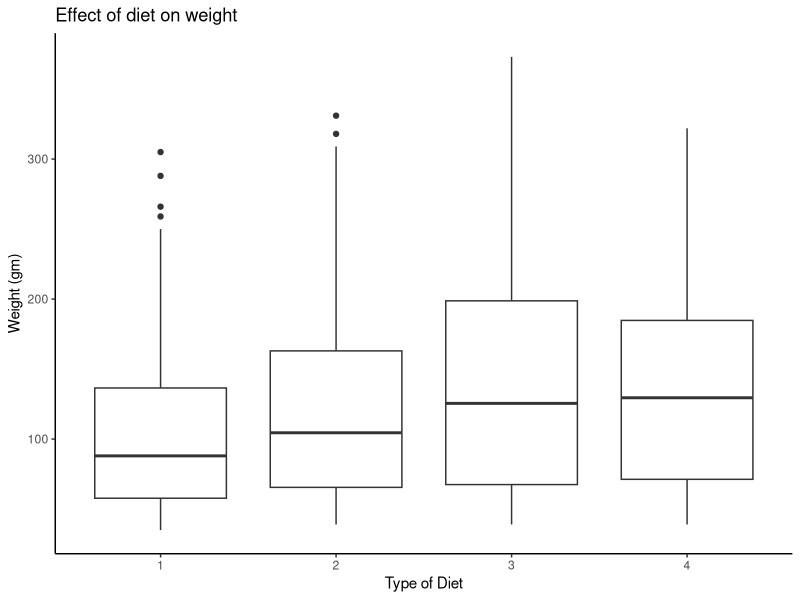
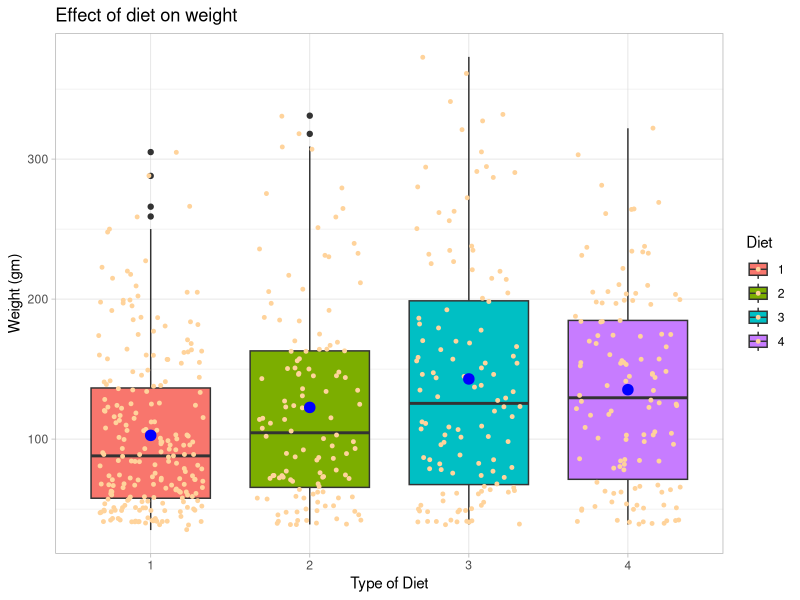
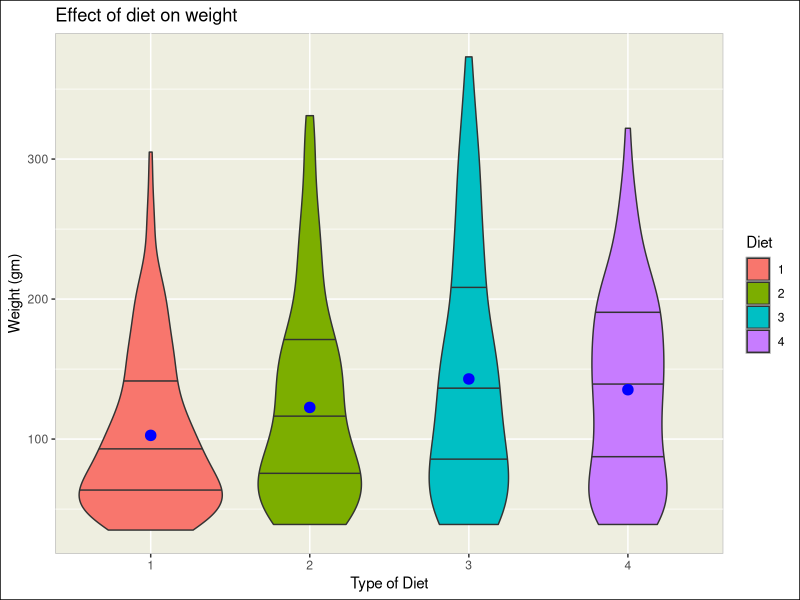
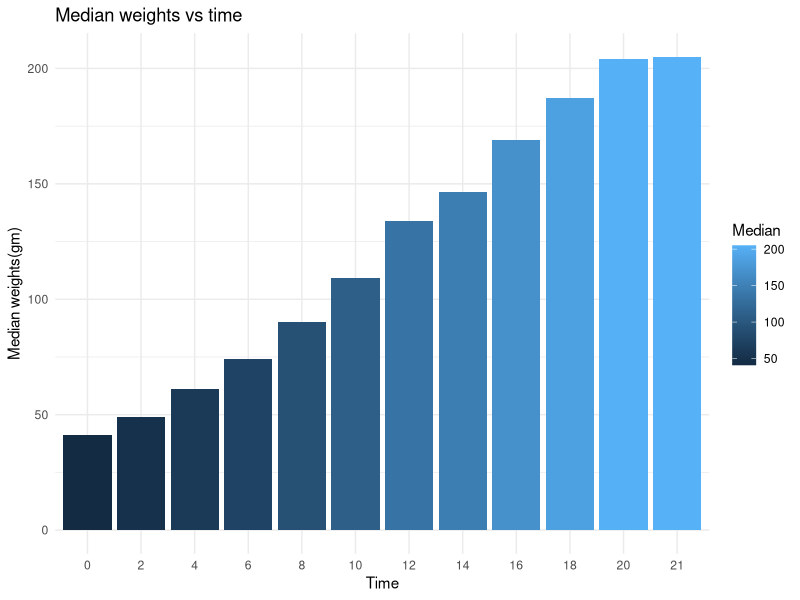
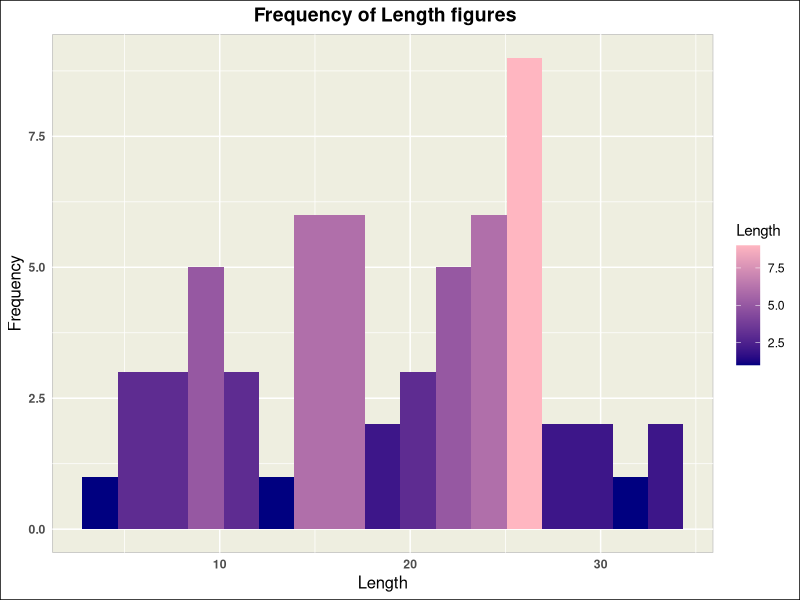
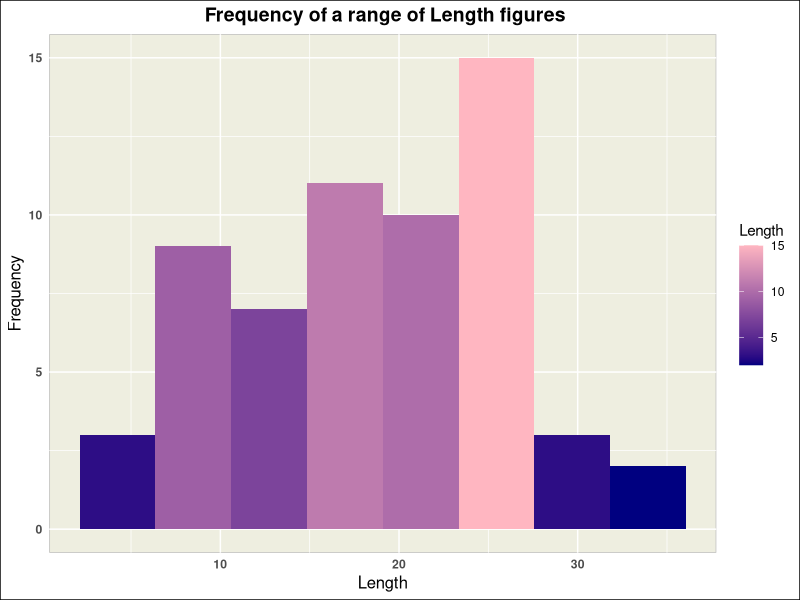
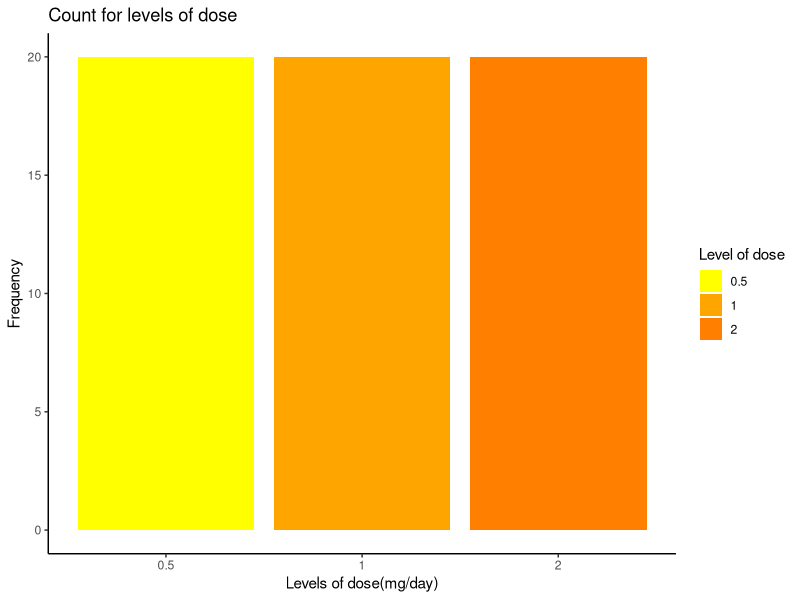
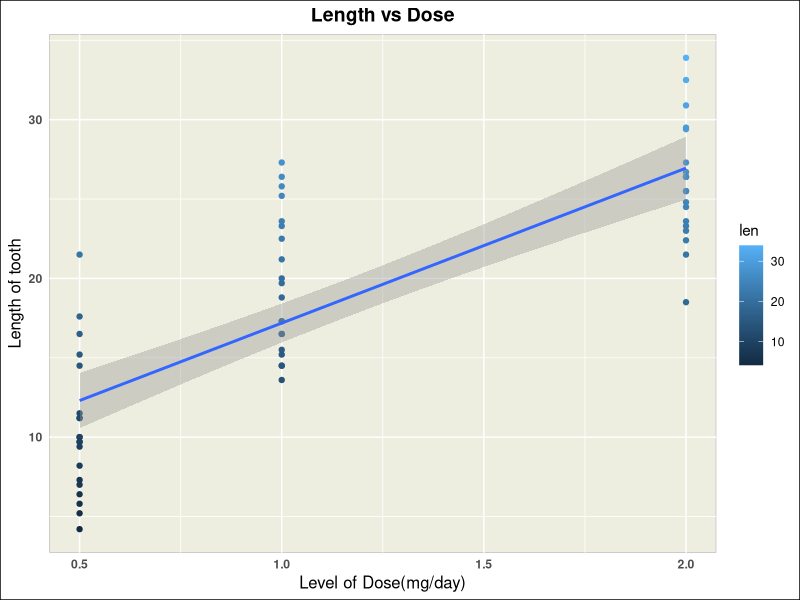

Source code (R) for these figures, in order: (Note: this script raises an error after producing the figures.)

#--------------------------------------------------------------------------

library(tidyverse)
library(ggplot2)

# 1a ( Description - Chickweight )---------------------

?ChickWeight

# The Chickweight data set(578 X 4) consists of 578 observations from an 
# experiment conducted to test the effects of diet on early growth of chicks. 
# It contains 4 variables:- Weight(gm), Time(no. of days since birth), 
# Chick(a unique identifier), Diet( diet received). 

# 1b ( Weight vs Diet )---------------------

ggplot(ChickWeight, aes(x = Diet,y = weight)) + 
  geom_boxplot() +
  xlab("Type of Diet") +
  ylab("Weight (gm)") + 
  ggtitle("Effect of diet on weight") +
  theme_classic()

# Clearly, type of diet has an impact on the weight of chick.
# With type of diet, there is a linear increase   
# in average weight(Median) following type(1 -> 4) where Diet-1 has
# the least average and Diet-4 has the maximum average. 
 

#1c ( Extended box-plot )---------------------

ggplot(ChickWeight, aes(x = Diet, y = weight, fill = Diet)) + 
  geom_boxplot() +
  geom_jitter(width = 0.33, size = 1, color= "burlywood1") +
  stat_summary(fun = mean,
               geom = "point",
               shape = 20,
               size = 5,
               color = "blue",
               fill ="blue") +
  xlab("Type of Diet") +
  ylab("Weight (gm)") + 
  ggtitle("Effect of diet on weight") +
  theme_light()
 

# 1d ( Comparison )---------------------

# Type of diet does have an impact on the weight of chick.
# Diet 3 has maximum spread over the weight variable, whereas
# Diet-2 and Diet-4 seems to max out near the same point. Diet-1 has
# the least spread.
# Maximum weight also falls under Diet-3. 
# Mean being greater than median indicates the presence of outliers and 
# Diet 1,2, and 3 all have their mean values largely above the median.  
# Diet 1 seems to have least effect on weight of chick indicated by the least 
# mean and median value.

ggplot(ChickWeight, aes(x = Diet, y = weight, fill = Diet)) + 
  geom_violin(draw_quantiles = c(0.25, 0.5, 0.75)) +
  stat_summary(fun = mean,
               geom = "point",
               shape = 20,
               size = 5,
               color = "blue",
               fill ="blue") +
  xlab("Type of Diet") +
  ylab("Weight (gm)") + 
  ggtitle("Effect of diet on weight") +
  theme(
    panel.background = element_rect( fill = "ivory2" , color ="gray"),
    legend.key = element_rect(fill = "gray", color = "gray"),
    legend.background = element_rect(fill = "white", color = "white", size = 2),
    plot.background = element_rect(fill = "white", color = "black")
  )

# There was a lot of over plotting while using Boxplot with geom_jitter(),
# so geom_violin() helps to overcome overlaps like these. 
 
# 1e ( Median weight vs Time )---------------------

ChickWeight %>%
  group_by(Time = as.factor(Time)) %>%
  summarize( Median = median(weight)) %>%
  ggplot(aes(x = Time , y = Median)) +
  geom_bar(aes(fill = Median),stat= "identity") + 
  xlab("Time") +
  ylab("Median weights(gm)") + 
  ggtitle("Median weights vs time") +
  theme_minimal()

# Bi-variate bar plots are usually used for the visualizations of wrangled 
# data sets, so they should be utilized when comparing the values of 
# individual levels of a variable.
# In this distribution, clearly the average weight is increasing 
# with the increase in time.
# Time has a significant impact on weight of chick.
# They hold a positive , near linear relationship. 

#------------------------------------------------------------------

# Standard theme for all the graphs stored in my_theme 

my_theme <- theme(
  panel.background = element_rect( fill = "ivory2" , color ="gray"),
  legend.key = element_rect(fill = "ivory2", color = "gray"),
  legend.background = element_rect(fill = "white", color = "white", size = 2),
  plot.background = element_rect(fill = "white", color = "black"),
  plot.title = element_text(size = 14, face = "bold", hjust = 0.5),
  axis.title.x = element_text(size = 12, hjust = 0.5),
  axis.title.y = element_text(size = 12, hjust = 0.5),
  axis.text.x = element_text(face = "bold"),
  axis.text.y = element_text(face = "bold"),
  axis.ticks.x = element_blank(),
  axis.ticks.y = element_blank()) 


# 2a( Description - Toothgrowth )---------------------

?ToothGrowth

# The Toothgrowth data set (60 X 3) consists of 60 observations, response of 
# giving vitamin C to guinea pigs on the length of their odontoblasts (cells 
# responsible for tooth growth). Animals received three different levels of 
# doses(0.5, 1, and 2 mg/day) by one of two delivery methods, orange juice or 
# ascorbic acid. The three variables are len(length of tooth), supp(delivery 
# method), dose(mg/day).

# 2b ( Basic histogram of len )---------------------

ggplot(ToothGrowth,aes(x = len, fill = ..count..)) +
  geom_histogram(bins = 17) +
  xlab("Length") + 
  ylab("Frequency") +
  ggtitle(" Frequency of Length figures") +
  scale_fill_gradient(name = "Length",
                      low = "navy",
                      high = "lightpink") +
  my_theme
  


# 2c ( Description for histogram )---------------------

# This is a non symmetric distribution, skewed to the left.
# The median seems to be around 19. 
# The maximum values of length falls within 26-28.  
# There is a steep decline in frequency, once the maximum bar of around 
# 27(length) is crossed.
# There doesn't seem to be the presence of outliers as x-axis do not have 
# a large stretch. 

# 2d ( Extended Histogram, bins = 8 )---------------------

ggplot(ToothGrowth,aes(x = len, fill = ..count..)) +
  geom_histogram(bins = 8) +
  xlab("Length") + 
  ylab("Frequency") +
  ggtitle(" Frequency of a range of Length figures") +
  scale_fill_gradient(name = "Length",
                      low = "navy",
                      high = "lightpink") +
  my_theme

# 2e ( Suitable Bins/ Bin width )---------------------

# A bin value of {9-17} and binwidth of {2.5 - 4} is suitable as it is 
# neither too wide, nor too granular. 

# Choosing a good binwidth because-

# 1. A large bin width will probably hide some important details about distribution 
# while a small binwidth creates a lot of noise and hinders in analyzing the 
# trend in data.

# 2. A suitable binwidth makes the distribution more presentable and easier
# to study.  

# 2f ( Extended Bar plot )---------------------

ggplot(ToothGrowth, aes(x = as.factor(dose), fill = as.factor(dose))) + 
  geom_bar() +
  xlab("Levels of dose(mg/day)") +
  ylab("Frequency") +
  ggtitle("Count for levels of dose") +
  scale_fill_manual(name = "Level of dose",
                     labels = c("0.5","1","2"),
                     values = c("yellow","orange","darkorange1")) +
  theme_classic()

# Uniform spread
# All the levels have equal number of observations.

# 2g ( Median length by grouping dose )---------------------

ToothGrowth %>%
  group_by(dose) %>%
  summarize(Median_len = median(len))

# 2h ( Median length by grouping dose and supp)---------------------

ToothGrowth %>%
  group_by(dose,supp) %>%
  summarize(Median_len = median(len))

# 2i ( Mean length by grouping dose )---------------------

ToothGrowth %>% 
  group_by(dose) %>%
  summarize(Mean_len = mean(len))

# 2j ( Comparing g and i )---------------------

# With the increase in level of dose, the mean and median length of
# tooth also increase. 
# For every level of dose, mean values are greater than median values. 
# This shows that the data is probably skewed and indicates the possibility of 
# outliers. 

# 2k ( len vs dose, scatter plot)---------------------

ggplot(ToothGrowth,aes(x = dose, y = len)) +
  geom_point(aes(color = len)) + 
  geom_smooth(method = "lm") +
  xlab("Level of Dose(mg/day)") +
  ylab(" Length of tooth ") + 
  ggtitle("Length vs Dose") +
  my_theme

# Positive direction, dose and len are related. 
# Linear relation.
# len is dependent on dose with moderate strength.
# There might be a slight possibility of outliers. 

# 2l ( Adding geom_jitter() )---------------------

ggplot(ToothGrowth,aes(x = dose, y = len)) +
  geom_point(aes(color = len)) + 
  geom_smooth(method = "lm"  ) +
  geom_jitter(width = 0.129) +
  xlab("Level of Dose(mg/day)") +
  ylab(" Length of tooth ") + 
  ggtitle("Length vs Dose") +
  my_theme
  
#--------------------------------------------------------------------

# 3a ( Description - Storms )---------------------

?storms

# The storms data set (10,010 X 13) contains 10,010 observations that includes
# position and attributes of 198 tropical storms, measured every six hours
# during the lifetime of a storm. It consists of 13 variables including name,
# status(storm classification), wind(knots), pressure(millibars) etc.

# 3b ( Pressure vs Wind )-------------------------

ggplot(storms,aes(x = wind, y = pressure, color = category)) +
  geom_point(size = 1, alpha = 0.7) +
  geom_smooth(method = "lm") +
  xlab("Wind (knots)") +
  ylab("Pressure (millibars)") + 
  ggtitle("Pressure vs Wind") +
  my_theme

# Wind and pressure are related. Negative direction.
# Near Linear distribution.
# Moderate strength between wind and pressure.
# There might be possibility of bi-dimensional outliers. 

# To increase the interpretability- a. geom_jitter , b. Density map

# a. Adding geom_jitter()

ggplot(storms,aes(x = wind, y = pressure, color = category)) +
  geom_point() +
  geom_jitter(width = 3, size = 1,alpha = 0.5) + 
  xlab("Wind (knots)") +
  ylab("Pressure (millibars)") + 
  ggtitle("Wind vs pressure") +
  my_theme

# b. 2d density map

ggplot(storms,aes(x = wind, y = pressure)) +
  geom_bin2d(bins  = 30) + 
  xlab("Wind (knots)") +
  ylab("Pressure (millibars)") + 
  ggtitle("Wind vs pressure") +
  my_theme


# 3c (Adding linear trend line)------------------------

ggplot(storms,aes(x = wind, y = pressure)) +
  geom_point() +
  geom_jitter(width = 4,size = 1, alpha = 0.4) + 
  geom_smooth(method = "lm") +
  xlab("Wind (knots)") +
  ylab("Pressure (millibars)") + 
  ggtitle("Wind vs pressure") +
  theme_light()

# 3d (Density map between longitude and latitude)----------------------

ggplot(storms,aes(x = long, y = lat)) +
  geom_bin2d(bins = 36) + 
  xlab("Longitude") +
  ylab("Latitude") + 
  ggtitle("Location of storm center") +
  my_theme

# Correlation of wind with latitude and longitude (Graphical)

ggplot(storms,aes(x = long, y = lat, col = wind)) +
  geom_point() + 
  xlab("Longitude") +
  ylab("Latitude") + 
  ggtitle("Location in relation with wind") +
  scale_color_gradient( low = "lightpink",
                        high = "black") +
  my_theme

# Correlation (Using Pearson method)

cor.test(storms$long, storms$wind, method = 'pearson')

# Here value of Pearson correlation coefficient is 0.0047 which tells
# that longitude and wind does not hold a strong correlation.

cor.test(storms$lat, storms$wind, method = 'pearson')

# Here value of Pearson correlation coefficient is 0.076 which tells 
# that latitude and wind does not hold a strong correlation. 

# 3e ( Box plot ( Wind vs Category ))-----------------------------------

ggplot(storms,aes(x = category, y = wind, fill = category)) + 
  geom_boxplot() +
  stat_summary(fun = mean,
               geom = "point",
               shape = 20,
               size = 3,
               color = "white",
               fill ="white") +
  xlab("Category") +
  ylab("Wind speed(knots)") + 
  ggtitle("Wind vs Category") +
  my_theme

# Average wind for each category shows a linear increase 
# in speed with each category(following -1 -> 5). 
# Presence of outliers in category -1.
# For all the categories mean lies close to median.
# Category 0 seems to have the largest spread and 
# category -1 is with least spread. 

# 3f ( Bar plot for median wind speed for the top 10 storms)----------

top_10_storms <- storms %>% 
  group_by(name = as.factor(name)) %>% 
  summarize(Median_wind = median(wind)) %>%
  arrange(desc(Median_wind)) %>%
  slice(1:10) 

top_10_storms$name  <- with(top_10_storms,reorder(name, -(Median_wind)))

top_10_storms %>%
  ggplot(aes(x = name, y = Median_wind)) +
  geom_bar(aes(fill = name), stat = "identity") +
  labs(x = "Storm name",
       y = "Median speed of Wind(knots)",
       title = "Average wind speed for top 10 storms") +
  my_theme

# 3g ( Grouping data in other ways)---------------------

# 1. Bi-variate bar plot of wind vs status(storm classification).

status_wind <- storms %>% 
  group_by(status) %>%
  summarize(Median_wind = median(wind))

status_wind$status  <- with(status_wind,reorder(status, -(Median_wind)))

status_wind %>%
  ggplot(aes(x = status, y = Median_wind)) +
  geom_bar(aes(fill = status), stat = "identity") +
  xlab("Storm Classification") +
  ylab("Median speed of Wind(knots)") +
  ggtitle("Wind speed vs Status") +
  my_theme
  
#2. Ordered Bi-variate bar plot of Frequency of storms(count) vs month.

month_count <- storms %>% 
  group_by(month) %>%
  summarize(count = n())

month_count$month  <- with(month_count,reorder(month, -(count)))

month_count %>%
  ggplot(aes(x = month, y = count)) +
  geom_bar(aes(fill = month), stat = "identity") +
  xlab("Month") +
  ylab("Count of storms") +
  ggtitle("Frequency of storms vs month") +
  my_theme

# From this bar plot we can observe that maximum storms occurred in the 
# 9th month (September) 
# There is no information about month of February & March, which means that
# either there are no occurrences or the data is missing.


# ****************** Thank you ******************
